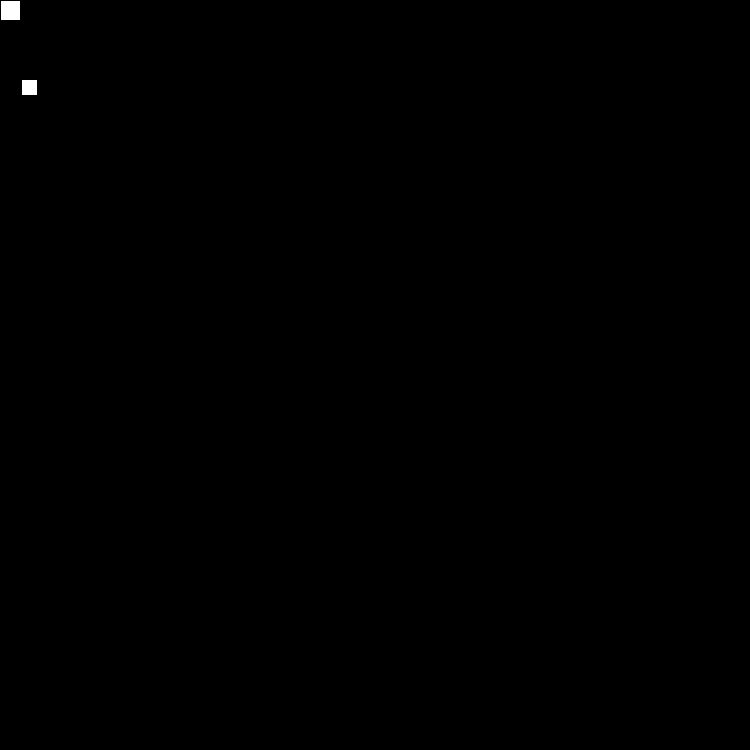
Frame 1 (no input)
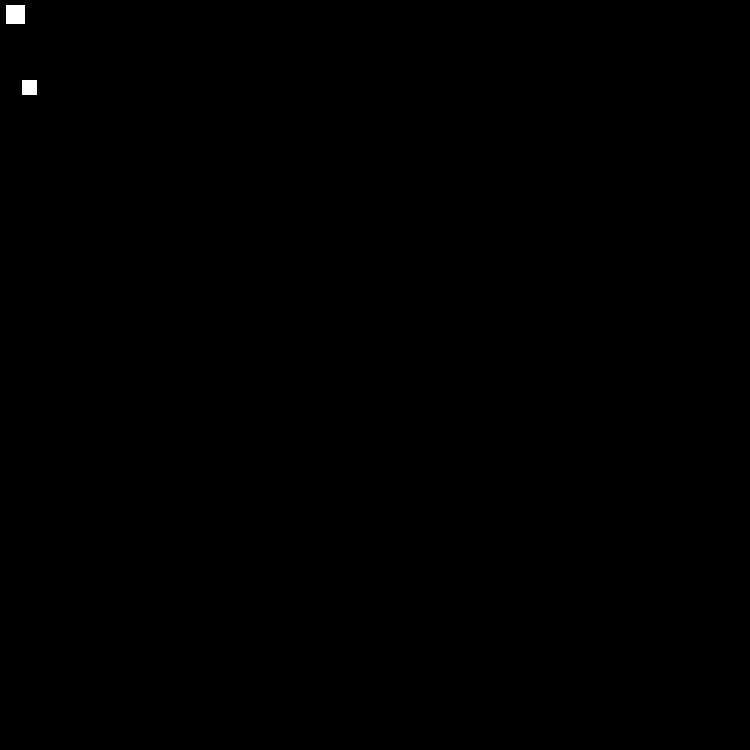
Frame 60 (the mouse pressed at the canvas centre just before this capture)
Frame 120 (the mouse held since frame 60 and released just before this capture): identical to frame 60, image omitted

The Processing sketch that drew these frames (run headless with seeded random() and noise(); from frame 60 on, the mouse is pressed at the canvas centre):

// Processing sketch: SnakeThree
// ── SnakeThree.pde
int snake = 100;
int size = 50;
int snakeX = 0;
int snakeY = 0;
int food = (int) random(10, 20);
int foodX = (int) random(0, height-food);
int foodY = (int) random (0, width-food);
int direction;
int KeyPress;
int moveX = 0;
int moveY = 0;
int angle=0;
//arrays
int []snakesX = new int[2500];
int []snakesY = new int[2500];

int [] x = new int[10000];
int [] y = new int[10000];

void setup(){
  size (750,750);
  background(0,0,0);
}


void draw(){
  background (0);
  //places food randomly
  rect(foodX, foodY, food, food);
  fill(255);
  switch(direction){
    case 0: snakeY--; break;
    case 1: snakeX--; break;
    case 2: snakeY++; break;
    case 3: snakeX++; break;
  }
  //creating the tail
  for (int i = size-1; i > 0; i--){
    x[i] = x[i-1];
    y[i] = y[i-1];
  }
  //adding values to beginning of the array
    x[0] = snakeX;
    y[0] = snakeY;
    
   //drawing the rectangles
     for (int i = 0; i < size; i++)
    {
      rect(x[i], y[i], 20, 20);
    } 
    
    if (dist(snakeX, snakeY, foodX, foodY) < (5) + (food/2))
    {
      int food = (int) random(10, 20);
      int foodX = (int) random(0, height-food);
      int foodY = (int) random (0, width-food);
      size +=100;
    }
    snakeY = constrain(snakeY, 5, height);
    snakeX = constrain(snakeX, 5, width);
  }
  




void keyPressed(){
    if (key == CODED)
  {
    if (keyCode == UP && angle!=270 && (snakesY[1]-8)!=snakesY[2])
    {
      angle=90;
    }
    if (keyCode == DOWN && angle!=90 && (snakesY[1]+8)!=snakesY[2])
    {
      angle=270;
    }if (keyCode == LEFT && angle!=0 && (snakesX[1]-8)!=snakesX[2])
    {
      angle=180;
    }if (keyCode == RIGHT && angle!=180 && (snakesX[1]+8)!=snakesX[2])
    {
      angle=0;
    }
  }
}
